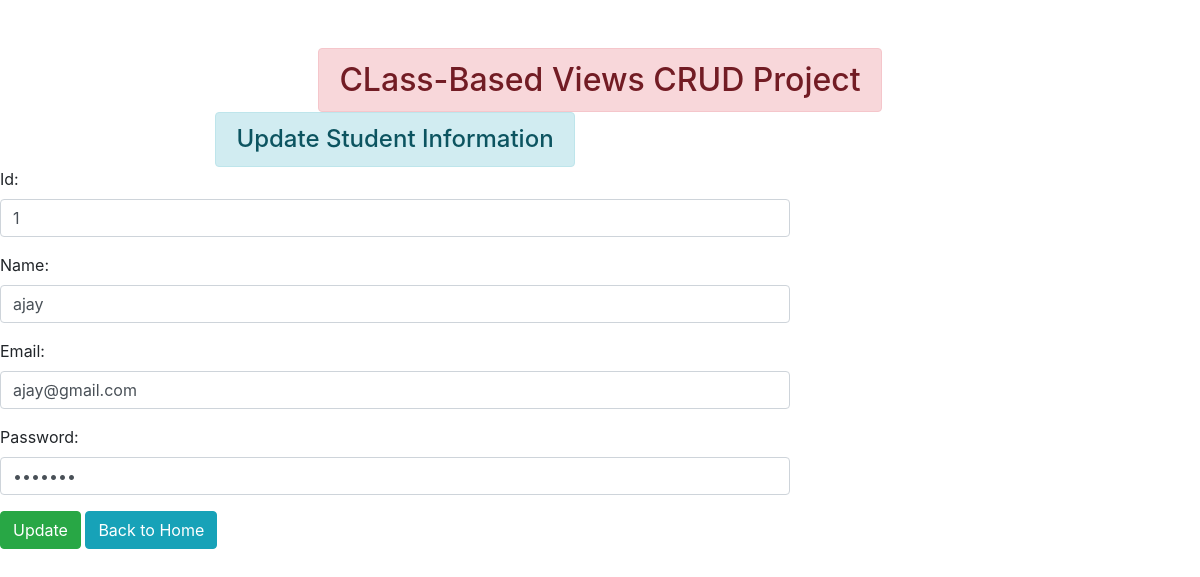
/1/, run on the app's committed database.
### enroll/models.py (models this page shows)
class User(models.Model):
    id = models.IntegerField(primary_key=True)
    name = models.CharField(max_length=100)
    email = models.EmailField(max_length=100)
    password = models.CharField(max_length=100)

### enroll/views.py (the view, shortened to what this page needs)
# urls.py: path('<int:id>/', views.UserUpdateView.as_view(), name='updatedata'),
class UserUpdateView(View):
    def get(self, request, id):
        pi = User.objects.get(pk=id)    #pk = primary key
        fm = StudentRegistration(instance=pi)
        return render(request,'enroll/updatestudent.html', {'form':fm})

### enroll/forms.py
class StudentRegistration(forms.ModelForm):
    class Meta:
        model = User
        fields = ['id', 'name', 'email', 'password']
        widgets = {
            'id' : forms.TextInput(attrs={'class': 'form-control'}),
            'name': forms.TextInput(attrs={'class': 'form-control'}),
            'email': forms.EmailInput(attrs={'class': 'form-control'}),
            'password': forms.PasswordInput(render_value=True, attrs={'class': 'form-control'}),
        }

### enroll/templates/enroll/updatestudent.html (shortened to what this page needs)
{% extends 'enroll/base.html' %}
{% block content%}
<div class="row">
    <div class="col-sm-8 offset=2">
        <h4 class="alert alert-info">Update Student Information</h4>
        <form action="">
            {{form.as_p}}
            <input type="submit" class="btn btn-success" value="Update">
            <a href="{% url 'add&show' %}" class="btn btn-info">Back to Home</a>
        </form>
    </div>
</div>
{% endblock content %}

### enroll/static/css/core.css (style rules this page uses)
.alert { margin: 0 auto; width: fit-content; }

### data on the page
User: id "1", name "ajay", email "ajay@gmail.com"
